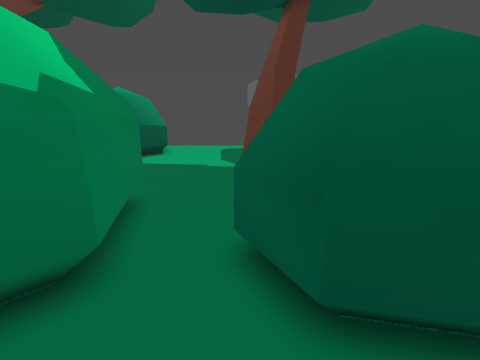
[1] (above)

13 first-person views from a walk through a level from a Godot 3-D game. The camera is 1.5 m above the floor, tilts 14° down and sees 80° across. The floor is counted in squares, 0.5 m on a side. Each view is taken from the middle of a square. On the plan, view 1 faces up. The plan holds only what a view shows up to about 20 squares ahead; the rest is blank.

[2]
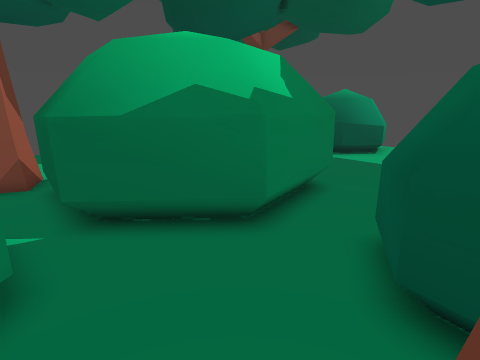

[3]
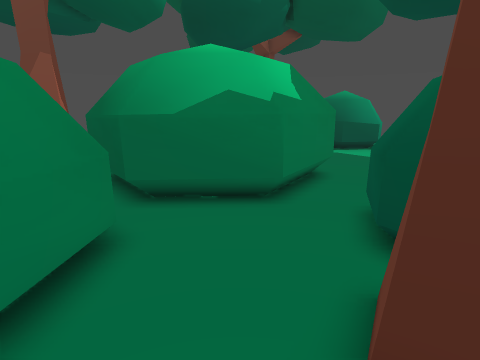

[4]
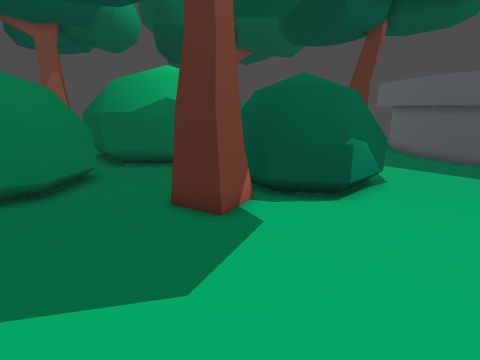

[5]
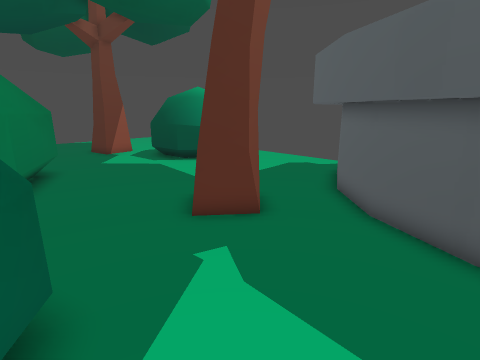

[6]
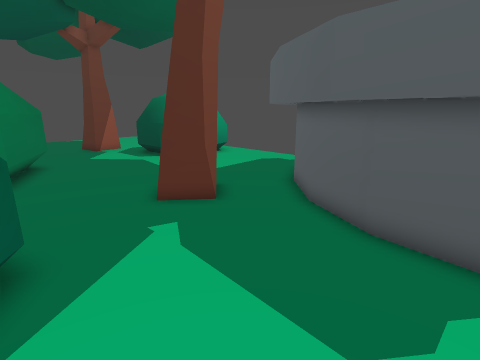

[7]
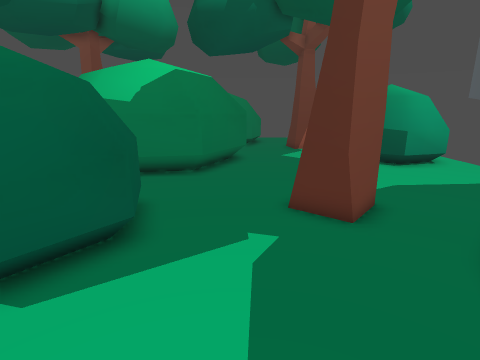

[8]
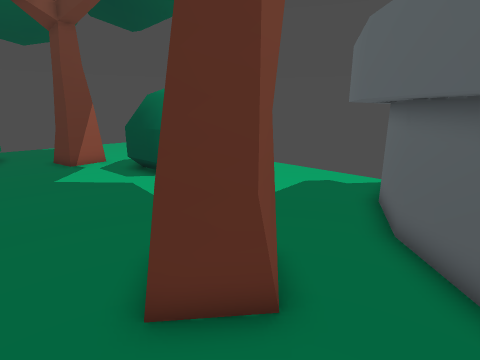

[9]
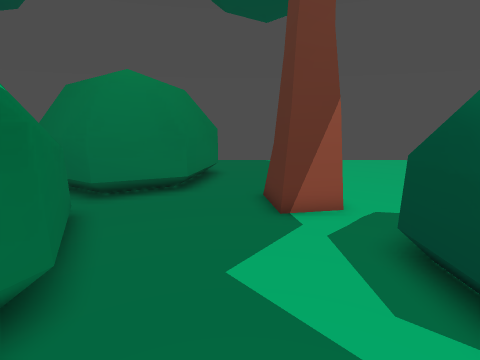

[10]
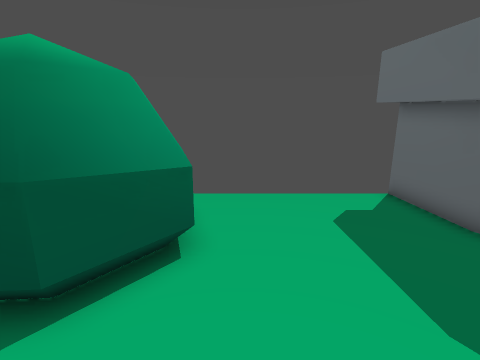

[11]
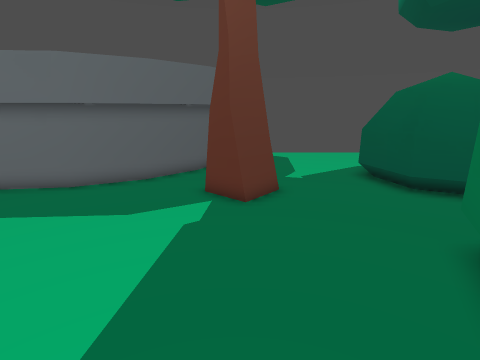

[12]
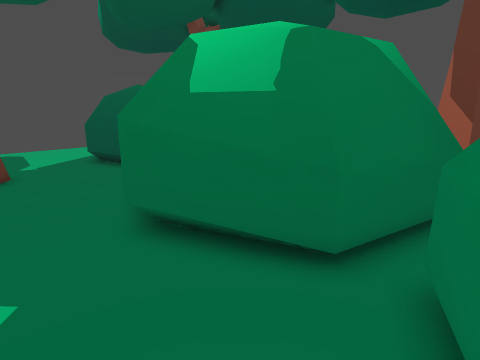

[13]
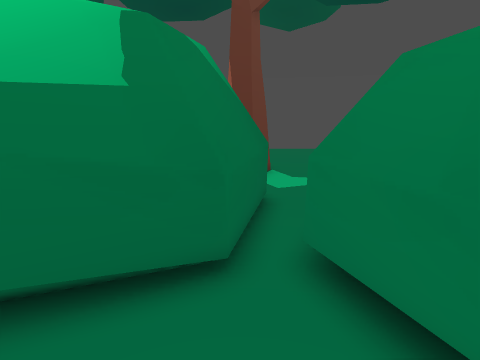

### Floor plan
Key: @ floor where view 1 was taken; # wall or solid block; . floor; = window, fence, low wall or low ledge; T thing the floor can be seen under or through.
Columns run from 20 left of view 1 to 10 right of it. Each row starts with its distance up from view 1.
 24                      #
 23 ..             ......T
 22 ....          #=.....T
 21 ......        #=.....T
 20 .......       #=.....TT
 19   .......    ###.....TT
 18      .....#####.......TT
 17        ##..===........TT
 16        ##..............TT
 15 ......###............TT TT##
 14 .....................TT=..#####
 13 .. =#................TT........
 12    ####........................
 11      ##....####................
 10       ##.########..............
  9       #####    ###.............
  8                 ##...####=.....
  7      ###         #...#####=....
  6       .#         #=.=#   ##....
  5       .##        ##.=#   ##...
  4       .         ###.######=....
  3      ...       ###...#####.....
  2      ...  #    ##.....=#=......
  1      ..#########......###......
  0      ..###..........@.###......
 -1      ..         #=.............
 -2     ...         ##=...........
 -3     ...          ##=.........
 -4     ...           #=........
 -5     ...              ......   .
 -6     ..

Positions as (right, up) in squares from view 1, and headings:
1: (0, 0), facing up
2: (2, -1), facing up-left
3: (3, -3), facing up-left
4: (10, -5), facing up-left
5: (8, 8), facing up-left
6: (10, 8), facing up-left
7: (10, 11), facing left
8: (5, 11), facing up-left
9: (-4, 14), facing left
10: (-4, 14), facing up
11: (-9, 14), facing right
12: (-14, 14), facing down-right
13: (-12, 14), facing down
